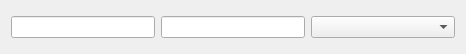
<?xml version="1.0" encoding="UTF-8"?>
<ui version="4.0">
 <class>Form</class>
 <widget class="QWidget" name="Form">
  <property name="geometry">
   <rect>
    <x>0</x>
    <y>0</y>
    <width>466</width>
    <height>54</height>
   </rect>
  </property>
  <property name="windowTitle">
   <string>Form</string>
  </property>
  <layout class="QHBoxLayout" name="horizontalLayout">
   <item>
    <widget class="QLineEdit" name="feature_name"/>
   </item>
   <item>
    <widget class="QLineEdit" name="total_count"/>
   </item>
   <item>
    <widget class="QComboBox" name="component_list">
     <property name="sizePolicy">
      <sizepolicy hsizetype="Expanding" vsizetype="Fixed">
       <horstretch>0</horstretch>
       <verstretch>0</verstretch>
      </sizepolicy>
     </property>
    </widget>
   </item>
  </layout>
 </widget>
 <resources/>
 <connections/>
</ui>
